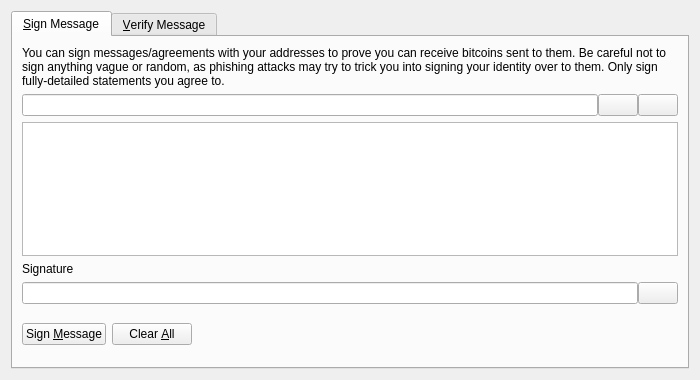
<?xml version="1.0" encoding="UTF-8"?>
<ui version="4.0">
 <class>SignVerifyMessageDialog</class>
 <widget class="QDialog" name="SignVerifyMessageDialog">
  <property name="geometry">
   <rect>
    <x>0</x>
    <y>0</y>
    <width>700</width>
    <height>380</height>
   </rect>
  </property>
  <property name="windowTitle">
   <string>Signatures - Sign / Verify a Message</string>
  </property>
  <property name="modal">
   <bool>true</bool>
  </property>
  <layout class="QVBoxLayout" name="verticalLayout">
   <item>
    <widget class="QTabWidget" name="tabWidget">
     <property name="currentIndex">
      <number>0</number>
     </property>
     <widget class="QWidget" name="tabSignMessage">
      <attribute name="title">
       <string>&amp;Sign Message</string>
      </attribute>
      <layout class="QVBoxLayout" name="verticalLayout_SM">
       <item>
        <widget class="QLabel" name="infoLabel_SM">
         <property name="text">
          <string>You can sign messages/agreements with your addresses to prove you can receive bitcoins sent to them. Be careful not to sign anything vague or random, as phishing attacks may try to trick you into signing your identity over to them. Only sign fully-detailed statements you agree to.</string>
         </property>
         <property name="textFormat">
          <enum>Qt::PlainText</enum>
         </property>
         <property name="wordWrap">
          <bool>true</bool>
         </property>
        </widget>
       </item>
       <item>
        <layout class="QHBoxLayout" name="horizontalLayout_1_SM">
         <property name="spacing">
          <number>0</number>
         </property>
         <item>
          <widget class="QValidatedLineEdit" name="addressIn_SM">
           <property name="toolTip">
            <string>The Curium address to sign the message with</string>
           </property>
          </widget>
         </item>
         <item>
          <widget class="QPushButton" name="addressBookButton_SM">
           <property name="toolTip">
            <string>Choose previously used address</string>
           </property>
           <property name="text">
            <string/>
           </property>
           <property name="shortcut">
            <string>Alt+A</string>
           </property>
           <property name="autoDefault">
            <bool>false</bool>
           </property>
          </widget>
         </item>
         <item>
          <widget class="QPushButton" name="pasteButton_SM">
           <property name="toolTip">
            <string>Paste address from clipboard</string>
           </property>
           <property name="text">
            <string/>
           </property>
           <property name="shortcut">
            <string>Alt+P</string>
           </property>
           <property name="autoDefault">
            <bool>false</bool>
           </property>
          </widget>
         </item>
        </layout>
       </item>
       <item>
        <widget class="QPlainTextEdit" name="messageIn_SM">
         <property name="toolTip">
          <string>Enter the message you want to sign here</string>
         </property>
        </widget>
       </item>
       <item>
        <widget class="QLabel" name="signatureLabel_SM">
         <property name="text">
          <string>Signature</string>
         </property>
         <property name="textFormat">
          <enum>Qt::PlainText</enum>
         </property>
        </widget>
       </item>
       <item>
        <layout class="QHBoxLayout" name="horizontalLayout_2_SM">
         <property name="spacing">
          <number>0</number>
         </property>
         <item>
          <widget class="QLineEdit" name="signatureOut_SM">
           <property name="font">
            <font>
             <italic>true</italic>
            </font>
           </property>
           <property name="readOnly">
            <bool>true</bool>
           </property>
          </widget>
         </item>
         <item>
          <widget class="QPushButton" name="copySignatureButton_SM">
           <property name="toolTip">
            <string>Copy the current signature to the system clipboard</string>
           </property>
           <property name="text">
            <string/>
           </property>
           <property name="autoDefault">
            <bool>false</bool>
           </property>
          </widget>
         </item>
        </layout>
       </item>
       <item>
        <layout class="QHBoxLayout" name="horizontalLayout_3_SM">
         <item>
          <widget class="QPushButton" name="signMessageButton_SM">
           <property name="toolTip">
            <string>Sign the message to prove you own this Curium address</string>
           </property>
           <property name="text">
            <string>Sign &amp;Message</string>
           </property>
           <property name="autoDefault">
            <bool>false</bool>
           </property>
          </widget>
         </item>
         <item>
          <widget class="QPushButton" name="clearButton_SM">
           <property name="toolTip">
            <string>Reset all sign message fields</string>
           </property>
           <property name="text">
            <string>Clear &amp;All</string>
           </property>
           <property name="autoDefault">
            <bool>false</bool>
           </property>
          </widget>
         </item>
         <item>
          <spacer name="horizontalSpacer_1_SM">
           <property name="orientation">
            <enum>Qt::Horizontal</enum>
           </property>
           <property name="sizeHint" stdset="0">
            <size>
             <width>40</width>
             <height>48</height>
            </size>
           </property>
          </spacer>
         </item>
         <item>
          <widget class="QLabel" name="statusLabel_SM">
           <property name="font">
            <font>
             <weight>75</weight>
             <bold>true</bold>
            </font>
           </property>
           <property name="text">
            <string/>
           </property>
           <property name="wordWrap">
            <bool>true</bool>
           </property>
          </widget>
         </item>
         <item>
          <spacer name="horizontalSpacer_2_SM">
           <property name="orientation">
            <enum>Qt::Horizontal</enum>
           </property>
           <property name="sizeHint" stdset="0">
            <size>
             <width>40</width>
             <height>48</height>
            </size>
           </property>
          </spacer>
         </item>
        </layout>
       </item>
      </layout>
     </widget>
     <widget class="QWidget" name="tabVerifyMessage">
      <attribute name="title">
       <string>&amp;Verify Message</string>
      </attribute>
      <layout class="QVBoxLayout" name="verticalLayout_VM">
       <item>
        <widget class="QLabel" name="infoLabel_VM">
         <property name="text">
          <string>Enter the receiver's address, message (ensure you copy line breaks, spaces, tabs, etc. exactly) and signature below to verify the message. Be careful not to read more into the signature than what is in the signed message itself, to avoid being tricked by a man-in-the-middle attack. Note that this only proves the signing party receives with the address, it cannot prove sendership of any transaction!</string>
         </property>
         <property name="textFormat">
          <enum>Qt::PlainText</enum>
         </property>
         <property name="alignment">
          <set>Qt::AlignLeading|Qt::AlignLeft|Qt::AlignTop</set>
         </property>
         <property name="wordWrap">
          <bool>true</bool>
         </property>
        </widget>
       </item>
       <item>
        <layout class="QHBoxLayout" name="horizontalLayout_1_VM">
         <property name="spacing">
          <number>0</number>
         </property>
         <item>
          <widget class="QValidatedLineEdit" name="addressIn_VM">
           <property name="toolTip">
            <string>The Curium address the message was signed with</string>
           </property>
          </widget>
         </item>
         <item>
          <widget class="QPushButton" name="addressBookButton_VM">
           <property name="toolTip">
            <string>Choose previously used address</string>
           </property>
           <property name="text">
            <string/>
           </property>
           <property name="shortcut">
            <string>Alt+A</string>
           </property>
           <property name="autoDefault">
            <bool>false</bool>
           </property>
          </widget>
         </item>
        </layout>
       </item>
       <item>
        <widget class="QPlainTextEdit" name="messageIn_VM"/>
       </item>
       <item>
        <widget class="QValidatedLineEdit" name="signatureIn_VM"/>
       </item>
       <item>
        <layout class="QHBoxLayout" name="horizontalLayout_2_VM">
         <item>
          <widget class="QPushButton" name="verifyMessageButton_VM">
           <property name="toolTip">
            <string>Verify the message to ensure it was signed with the specified Curium address</string>
           </property>
           <property name="text">
            <string>Verify &amp;Message</string>
           </property>
           <property name="autoDefault">
            <bool>false</bool>
           </property>
          </widget>
         </item>
         <item>
          <widget class="QPushButton" name="clearButton_VM">
           <property name="toolTip">
            <string>Reset all verify message fields</string>
           </property>
           <property name="text">
            <string>Clear &amp;All</string>
           </property>
           <property name="autoDefault">
            <bool>false</bool>
           </property>
          </widget>
         </item>
         <item>
          <spacer name="horizontalSpacer_1_VM">
           <property name="orientation">
            <enum>Qt::Horizontal</enum>
           </property>
           <property name="sizeHint" stdset="0">
            <size>
             <width>40</width>
             <height>48</height>
            </size>
           </property>
          </spacer>
         </item>
         <item>
          <widget class="QLabel" name="statusLabel_VM">
           <property name="font">
            <font>
             <weight>75</weight>
             <bold>true</bold>
            </font>
           </property>
           <property name="text">
            <string/>
           </property>
           <property name="wordWrap">
            <bool>true</bool>
           </property>
          </widget>
         </item>
         <item>
          <spacer name="horizontalSpacer_2_VM">
           <property name="orientation">
            <enum>Qt::Horizontal</enum>
           </property>
           <property name="sizeHint" stdset="0">
            <size>
             <width>40</width>
             <height>48</height>
            </size>
           </property>
          </spacer>
         </item>
        </layout>
       </item>
      </layout>
     </widget>
    </widget>
   </item>
  </layout>
 </widget>
 <customwidgets>
  <customwidget>
   <class>QValidatedLineEdit</class>
   <extends>QLineEdit</extends>
   <header>qvalidatedlineedit.h</header>
  </customwidget>
 </customwidgets>
 <resources>
  <include location="../curium.qrc"/>
 </resources>
 <connections/>
</ui>
